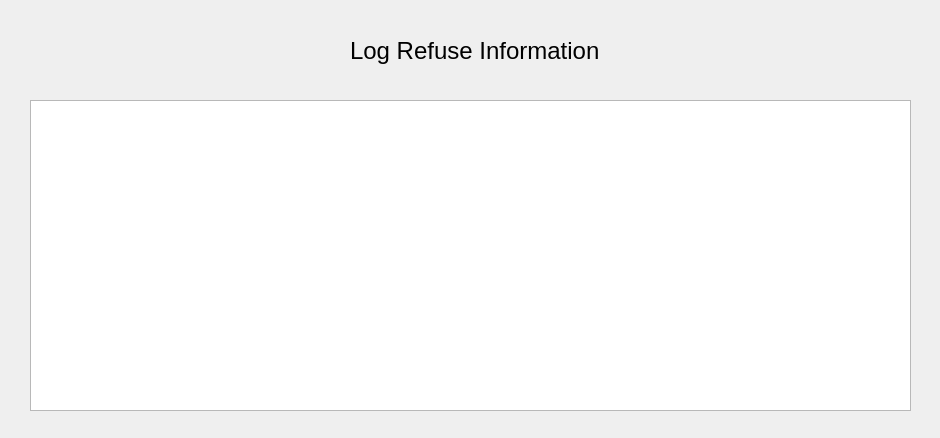
<?xml version="1.0" encoding="UTF-8"?>
<ui version="4.0">
 <class>Refuse</class>
 <widget class="QWidget" name="Refuse">
  <property name="geometry">
   <rect>
    <x>0</x>
    <y>0</y>
    <width>940</width>
    <height>438</height>
   </rect>
  </property>
  <property name="baseSize">
   <size>
    <width>2</width>
    <height>2</height>
   </size>
  </property>
  <property name="windowTitle">
   <string>Form</string>
  </property>
  <widget class="QPlainTextEdit" name="refuseText">
   <property name="geometry">
    <rect>
     <x>30</x>
     <y>100</y>
     <width>881</width>
     <height>311</height>
    </rect>
   </property>
  </widget>
  <widget class="QLabel" name="label">
   <property name="geometry">
    <rect>
     <x>350</x>
     <y>30</y>
     <width>251</width>
     <height>41</height>
    </rect>
   </property>
   <property name="baseSize">
    <size>
     <width>2</width>
     <height>2</height>
    </size>
   </property>
   <property name="font">
    <font>
     <pointsize>18</pointsize>
    </font>
   </property>
   <property name="text">
    <string>Log Refuse Information</string>
   </property>
  </widget>
 </widget>
 <resources/>
 <connections/>
</ui>
